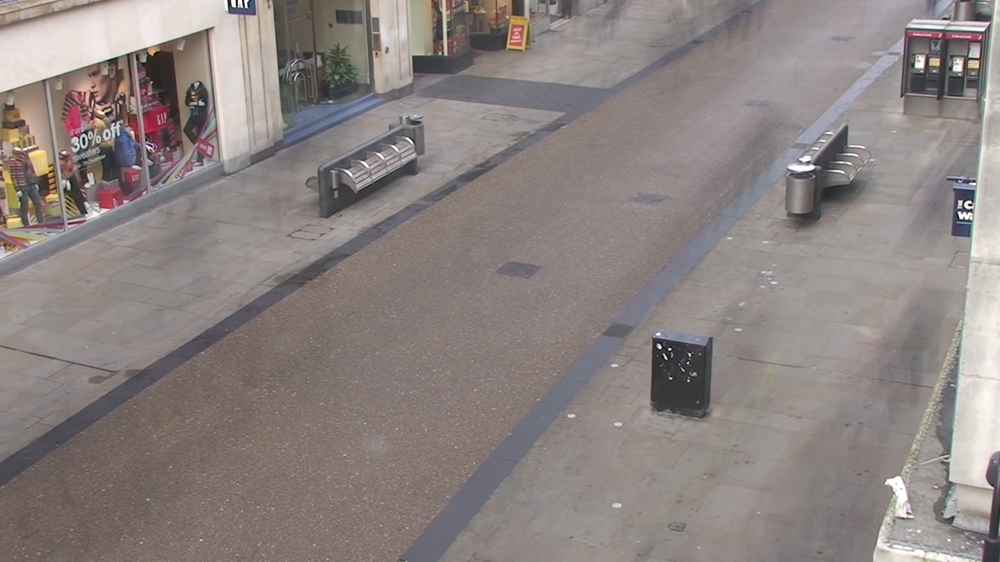
#> input picture calibration/oxford_town_background.png, 1000 x 562 px, shrunk from 1920 x 1080 before the run
$ python oxford_town_calibrate.py   (older library calls are emulated)
#> lines starting #> are read from the running program, lines starting #| are printed output that depends on the picture
import numpy as np
from scipy.spatial.transform import Rotation
import cv2


def projection_matrices_oxford_town():

    # intrinsic matrix
    F_X = 2696.35888671875000000000
    F_Y = 2696.35888671875000000000
    C_X = 959.50000000000000000000
    C_Y = 539.50000000000000000000
    intrinsic_matrix = np.array([
        [F_X, 0, C_X],
        [0, F_Y, C_Y],
        [0, 0, 1]
    ])

    # extrinsic matrix
    rotation_quaternion = [
        0.69724917918208628720,
        -0.43029624469563848566,
        0.28876888503799524877,
        0.49527896681027261394
    ]
    r = Rotation.from_quat(rotation_quaternion)
    rotation_matrix = r.as_matrix()
    translation = np.array([[-0.05988363921642303467], [3.83331298828125000000], [12.39112186431884765625]])
    extrinsic_matrix = np.concatenate((rotation_matrix, translation), axis=1)

    return intrinsic_matrix, extrinsic_matrix


def project_w2c(p, in_mat, ex_mat, distortion=False):
    # extrinsic
    P = np.array(p).reshape(4, 1)
    p_temp = ex_mat @ P

    # distortion
    if distortion:
        K1 = -0.60150605440139770508
        K2 = 4.70203733444213867188
        P1 = -0.00047452122089453042
        P2 = -0.00782289821654558182
        x_p = p_temp[0][0]
        y_p = p_temp[1][0]
        r_sq = x_p ** 2 + y_p ** 2
        xpp = x_p * (1 + K1 * r_sq + K2 * (r_sq ** 2)) + 2 * P1 * x_p * y_p + P2 * (r_sq + 2 * (x_p ** 2))
        ypp = y_p * (1 + K1 * r_sq + K2 * (r_sq ** 2)) + 2 * P2 * x_p * y_p + P1 * (r_sq + 2 * (y_p ** 2))
        p_temp[0][0] = xpp
        p_temp[1][0] = ypp

    # intrinsic
    p = in_mat @ p_temp
    p = p / p[2]

    return np.int(p[0]), np.int(p[1])


# [23 lines of commented-out code are left out]


def convert_background(multiplier=10):
#> called with multiplier = 10
    img = cv2.imread('oxford_town_background.png')
#> img is the input picture: shape (562, 1000, 3); mean B, G, R 128.9, 131.1, 139.9
    HEIGHT = img.shape[0]
#> HEIGHT = 562
    WIDTH = img.shape[1]
#> WIDTH = 1000
    DEPTH = img.shape[2]
#> DEPTH = 3
    h_cal = 50 * multiplier  # 10 pixels = 1 meter
    w_cal = 50 * multiplier
    img_cal = np.zeros((h_cal, w_cal, 3))
    in_mat, ex_mat = projection_matrices_oxford_town()
    for i in range(h_cal):
        for j in range(w_cal):
            x, y = project_w2c([i / multiplier, j / multiplier, 0, 1], in_mat, ex_mat)
            if 0 <= y < HEIGHT and 0 <= x < WIDTH:
                img_cal[i, j, :] = img[y, x, :]
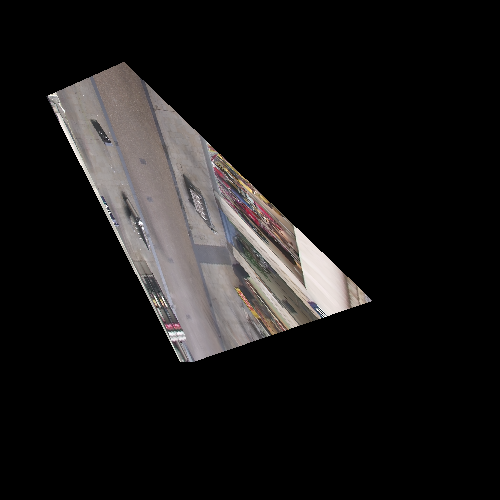
#> img_cal: shape (500, 500, 3) float64; mean B, G, R 23.2, 23.6, 25.1

    cv2.imwrite('oxford_town_background_calibrated.png', img_cal)
    print('Calibrated background saved.')


def save_transforamtion_matrix():
    in_mat, ex_mat = projection_matrices_oxford_town()
    M_c2w = np.linalg.inv(in_mat @ np.delete(ex_mat, 2, axis=1))
    np.savetxt('oxford_town_matrix_cam2world.txt', M_c2w)

    print('Matrix saved.')


if __name__ == '__main__':
    # visualize_camera_cal_oxford_town()
#> (the run stopped early here; a loop or call above may not have finished)
